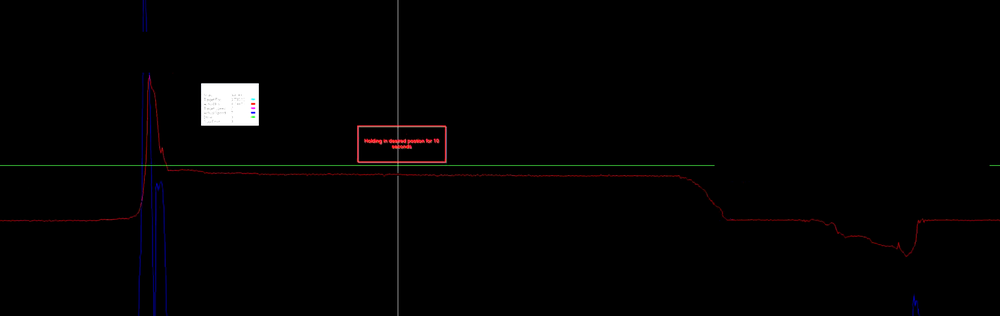
#> input picture data_fixed.png, 1000 x 316 px, shrunk from 1920 x 606 before the run
$ python train_histogram.py
#> lines starting #> are read from the running program, lines starting #| are printed output that depends on the picture
### plc_extract_red_data.py
"""
Load cell data filter
Cf. https://www.plctalk.net/qanda/showthread.php?t=133372

Input image, data_fixed.png, is modified version of image data.jpg
from Post #18 at the URL above.  This is simpler if you have the
actual data.

Brian T. Carcich, 2022-07-01

"""
import PIL.Image

########################################################################
### Part I:  input the data
### Because we have only the image from the URL, we look for the
### lowest-positioned red-ish pixels in that image, and use the row
### offset from the bottom of the image as a proxy for the measured data
### and the column offset from the left edge of the image as a proxy for
### time
########################################################################

# [19 lines left out: function all_data_by_col, not called in this run]

def red_data(image_path='data_fixed.png'):
    ### Import image, get width and height, convert to pixels
#> called with image_path = 'data_fixed.png'
    imgdata = PIL.Image.open(image_path)
#> imgdata is the input picture: PIL image 1000x316 RGB; mean R, G, B 3.2, 2.7, 2.8
    width,height = wh = imgdata.size
#> width = 1000; height = 316; wh = (1000, 316)
    widths,heights = map(range,wh)
    imgseq = imgdata.getdata()

    ### Loop over columns, get lowest contiguous rows that are red
    reddata = [(col
               ,[(height-row,red,)
                 for row,(red,green,blue) in
                 [(row,imgseq.getpixel((col,row,)),)
                  for row in heights
                 ]
                 if red>30 and (red/20)>green and (red/20)>blue and blue<10
                ]
               ,)
               for col in widths
              ]
#> reddata = 1000 items

    ### Average contiguous row values, weighted by redness
    cols = list()
    loads = list()
    for col,data_list in reddata:
      if not data_list: continue
      redsum,redrowsum = 0.0,0.0
      row = data_list[-1][0]
      while data_list:
        nextrow = row+1
        row,red = data_list.pop()
        if row > nextrow: break
        redsum += red
        redrowsum += (red*row)
      cols.append(col)
      loads.append(redrowsum / redsum)
#> this loop made 1000 passes
#> after the loop, cols = 450 values from 0 to 999; loads = 450 values, max 231 at index 32, min 60 at index 398, mean 123.1

    return cols,loads,image_path

### train_histogram.py
import os
import matplotlib.pyplot as plt
from plc_extract_red_data import red_data

cols,loads,fn = red_data()
#> cols = 450 values from 0 to 999; fn = 'data_fixed.png'

loads.reverse()

count=0
d = dict()
while loads:
  ###il = int(round(loads.pop())) & -4
  il = int(round(1000. * int(round(4096.0 * loads.pop() / 1000.)) / 4095.)) & -4
  d[il] = 1 + (il in d and d[il] or 0)
  count+=1
#> this loop made 450 passes
#> il on passes 1 to 3: 96, 96, 96
#> after the loop, count = 450; d = 33 items
plt.plot(*zip(*sorted([(k,d[k]) for k in d])),'-o')
if not ('NOLOG' in os.environ): plt.yscale('log')
plt.title(str(count))
plt.show()
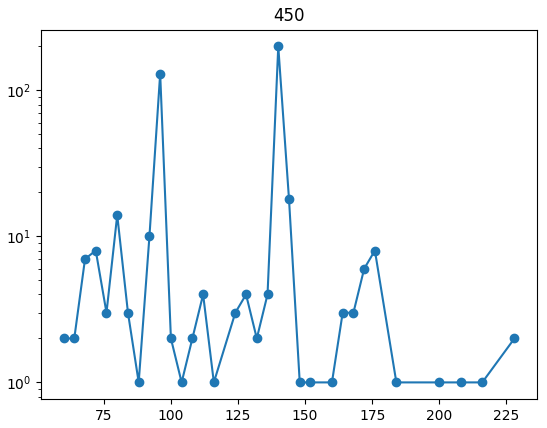
#> figure drawn by matplotlib, 1 panel; curve peaks at x = 140, y = 200

for il in sorted(d.keys()):
  v = d[il]
  print('*'*(v//5)+' '+str(il)+','+str(v))
#> this loop made 33 passes
#> (il, v) on passes 1 to 12: (60, 2), (64, 2), (68, 7), (72, 8), (76, 3), (80, 14), (84, 3), (88, 1), (92, 10), (96, 130), (100, 2), (104, 1)
#|  60,2
#|  64,2
#| * 68,7
#| * 72,8
#|  76,3
#| ** 80,14
#|  84,3
#|  88,1
#> (further printed lines are left out)
